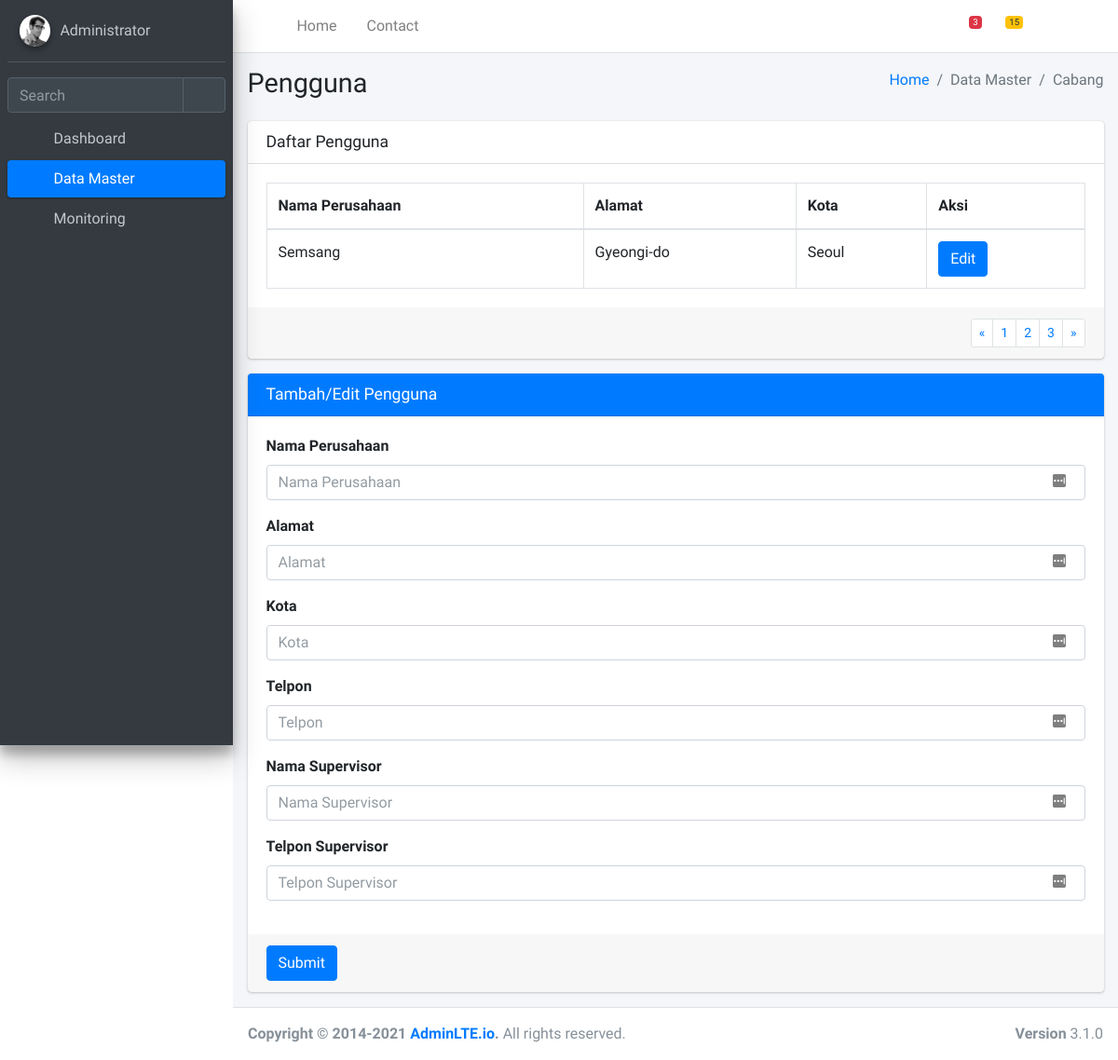
Before: /datamaster/pelanggan/ with the older database file.
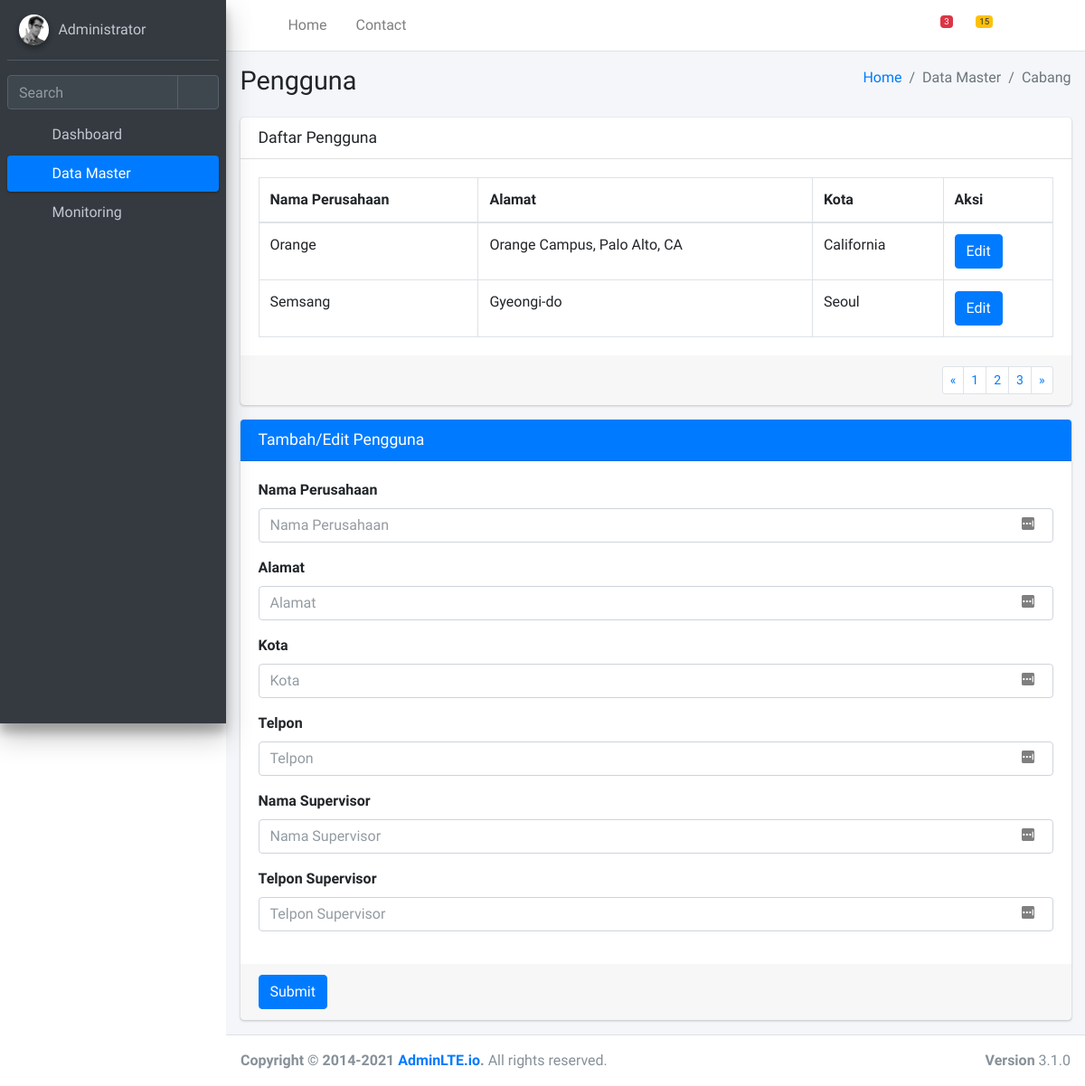
After: the same page with the newer database file.
### web/models.py (models this page shows)
class Pelanggan(models.Model):
    nama_perusahaan = models.TextField()
    alamat = models.TextField()
    kota = models.TextField()
    telpon = models.TextField()
    nama_spv = models.TextField()
    telfon_spv = models.TextField()

### web/views.py (the view, shortened to what this page needs)
# urls.py: path('datamaster/pelanggan/', views.data_master_pelanggan),
def data_master_pelanggan(request: HttpRequest):
    if request.method == 'GET':
        pelanggans = Pelanggan.objects.all().order_by('-id')
        ctx = {
            'pelanggans': pelanggans
        }
    return render(request, 'web/datamaster_pelanggan.html', ctx)

### web/templates/web/datamaster_pelanggan.html (shortened to what the changed rows need)
<!DOCTYPE html>
<html lang="en">
<head>
  <link rel="stylesheet" href="/static/front/plugins/fontawesome-free/css/all.min.css">
  <link rel="stylesheet" href="https://code.ionicframework.com/ionicons/2.0.1/css/ionicons.min.css">
  <link rel="stylesheet" href="/static/front/plugins/tempusdominus-bootstrap-4/css/tempusdominus-bootstrap-4.min.css">
  <link rel="stylesheet" href="/static/front/plugins/icheck-bootstrap/icheck-bootstrap.min.css">
  <link rel="stylesheet" href="/static/front/plugins/jqvmap/jqvmap.min.css">
  <link rel="stylesheet" href="/static/front/dist/css/adminlte.min.css">
  <link rel="stylesheet" href="/static/front/plugins/overlayScrollbars/css/OverlayScrollbars.min.css">
  <link rel="stylesheet" href="/static/front/plugins/daterangepicker/daterangepicker.css">
  <link rel="stylesheet" href="/static/front/plugins/summernote/summernote-bs4.min.css">
</head>
<body class="hold-transition sidebar-mini layout-fixed">
  <div class="wrapper">
    <div class="content-wrapper">
      <div class="content-header">
        <div class="container-fluid">
          <div class="row mb-2">
            <div class="col-sm-6">
              <h1 class="m-0">Pengguna</h1>
            </div>
          </div>
        </div>
      </div>
      <section class="content">
        <div class="container-fluid">
          <div class="row">
            <div class="col">
              <div class="card">
                <div class="card-body">
                  <table class="table table-bordered">
                    <thead>
                      <tr>
                        <th>Nama Perusahaan</th>
                        <th>Alamat</th>
                        <th>Kota</th>
                        <th>Aksi</th>
                      </tr>
                    </thead>
                    <tbody>
                      {% for user in pelanggans %}
                      <tr>
                        <td>{{user.nama_perusahaan}}</td>
                        <td>{{user.alamat}}</td>
                        <td>{{user.kota}}</td>
                        <td>
                          <form role="form" method="POST" id="form{{user.id}}">
                            <button type="submit" class="btn btn-primary">Edit</button>
                          </form>
                        </td>
                      </tr>
                      {% endfor %}
                    </tbody>
                  </table>
                </div>
              </div>
            </div>
          </div>
        </div>
      </section>
    </div>
  </div>
</body>
</html>

Changed rows visible on the page:
added Pelanggan: nama_perusahaan "Orange", alamat "Orange Campus, Palo Alto, CA", kota "California"
